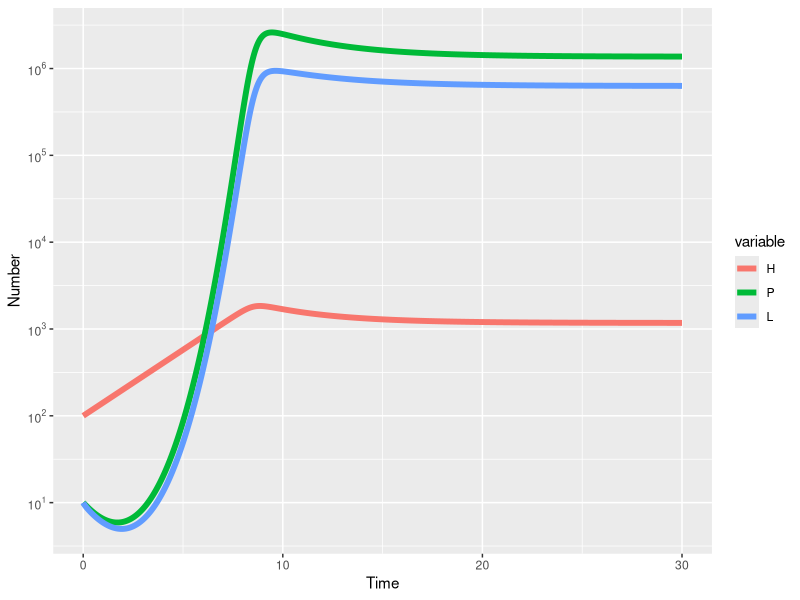

Write the R code that produced this figure.
library(deSolve)
library(reshape2)
library(ggplot2)
library(scales)


#Anderson and May (1978) Model F eqn (19)-(21)
HPL_ode <- function(times,init,parms){
  with(as.list(c(parms,init)), {
  # ODEs
  dH=(a-b)*H - alpha*P
  dP=(beta*L*H) - (mu+alpha+b)*P - (alpha*((P^2)/H)*((k+1)/k))
  dL=(lambda*P) - (gamma*L) - (beta*L*H)
  
  list(c(dH,dP,dL))
  })
}

# L= number of free-living (infective) stages (e.g. larvae)
# H = number of hosts
# P = number of parasites
# a = host birth rate
# b = host death rate
# alpha = parasite impact on host mortality
# beta*l = rate at which hosts pick up infecting stages
# mu = parasite death rate
# k = aggregation parameter
# lambda*P = rate of production of new free-living stages (i.e. parasite fertility)
# gamma = death rate of free-living stages

parms <-c(b=1.05,a=1.4,alpha=0.0003,beta=0.01,mu=0.5,k=0.1,lambda=10.0,gamma=10.0)

init <- c(H=100,P=10,L=10)
times <- seq(0,30,length.out=2001)
HPL_out <- lsoda(init,times,HPL_ode,parms)

HPL_out_long <- melt(as.data.frame(HPL_out),"time")

#Visualisation
ggplot(HPL_out_long,aes(x=time,y=value,colour=variable,group=variable)) +
  geom_line(lwd=2) + xlab("Time") + ylab("Number") + scale_y_log10(breaks = trans_breaks("log10", function(x) 10^x),
              labels = trans_format("log10", math_format(10^.x)))
